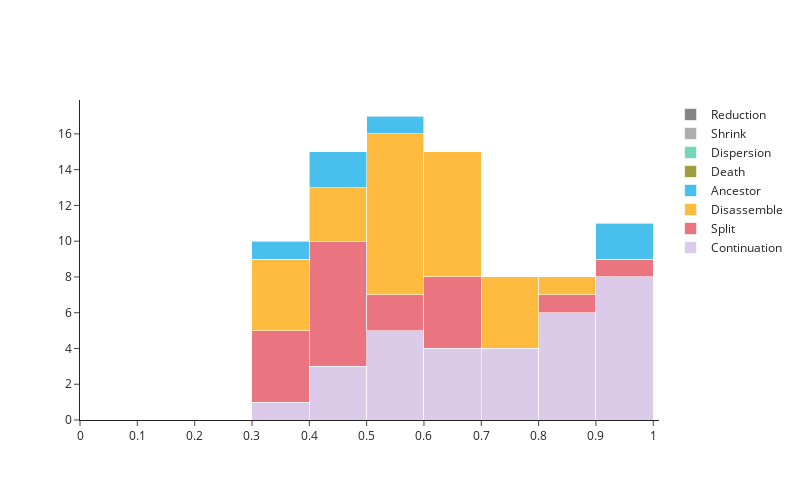

Write notebook code for a chart like this one.
### Code cell
fig = typicality_distribution(events, "+")
fig.show()

### Figure 1 — Plotly figure (JSON) as saved in the notebook; plotly's stock layout.template omitted (floating-point values rounded to 4 significant figures)
{"data": [{"marker": {"color": "#CFBAE1"}, "name": "Continuation", "opacity": 0.75, "type": "histogram", "x": [0.4, 0.4, 0.99, 0.8, 0.5, 0.99, 0.5, 0.8, 0.8, 0.99, 0.4, 0.5, 0.7, 0.99, 0.3, 0.6, 0.7, 0.9, 0.8, 0.8, 0.6, 0.5, 0.6, 0.7, 0.6, 0.9, 0.99, 0.9, 0.5, 0.7, 0.8], "xbins": {"end": 1.1, "size": 0.1, "start": 0}}, {"marker": {"color": "#E34856"}, "name": "Split", "opacity": 0.75, "type": "histogram", "x": [0.9, 0.3, 0.4, 0.4, 0.4, 0.4, 0.6, 0.6, 0.4, 0.5, 0.6, 0.3, 0.4, 0.3, 0.4, 0.3, 0.6, 0.8, 0.5], "xbins": {"end": 1.1, "size": 0.1, "start": 0}}, {"marker": {"color": "#FFA500"}, "name": "Disassemble", "opacity": 0.75, "type": "histogram", "x": [0.3, 0.5, 0.5, 0.4, 0.7, 0.6, 0.3, 0.6, 0.7, 0.3, 0.6, 0.7, 0.8, 0.5, 0.4, 0.7, 0.6, 0.5, 0.5, 0.6, 0.4, 0.5, 0.3, 0.5, 0.6, 0.5, 0.6, 0.5], "xbins": {"end": 1.1, "size": 0.1, "start": 0}}, {"marker": {"color": "#0DAAE9"}, "name": "Ancestor", "opacity": 0.75, "type": "histogram", "x": [0.9, 0.3, 0.9, 0.4, 0.5, 0.4], "xbins": {"end": 1.1, "size": 0.1, "start": 0}}, {"marker": {"color": " #808000"}, "name": "Death", "opacity": 0.75, "showlegend": true, "type": "histogram", "x": [null], "xbins": {"end": 1.1, "size": 0.1, "start": 0}}, {"marker": {"color": "#4CC89F"}, "name": "Dispersion", "opacity": 0.75, "showlegend": true, "type": "histogram", "x": [null], "xbins": {"end": 1.1, "size": 0.1, "start": 0}}, {"marker": {"color": "#929292"}, "name": "Shrink", "opacity": 0.75, "showlegend": true, "type": "histogram", "x": [null], "xbins": {"end": 1.1, "size": 0.1, "start": 0}}, {"marker": {"color": "#5C5C5C"}, "name": "Reduction", "opacity": 0.75, "showlegend": true, "type": "histogram", "x": [null], "xbins": {"end": 1.1, "size": 0.1, "start": 0}}], "layout": {"barmode": "stack", "height": 500, "showlegend": true, "width": 800, "xaxis": {"range": [0, 1.01], "tickvals": [0, 0.1, 0.2, 0.3, 0.4, 0.5, 0.6, 0.7, 0.8, 0.9, 1]}}}
